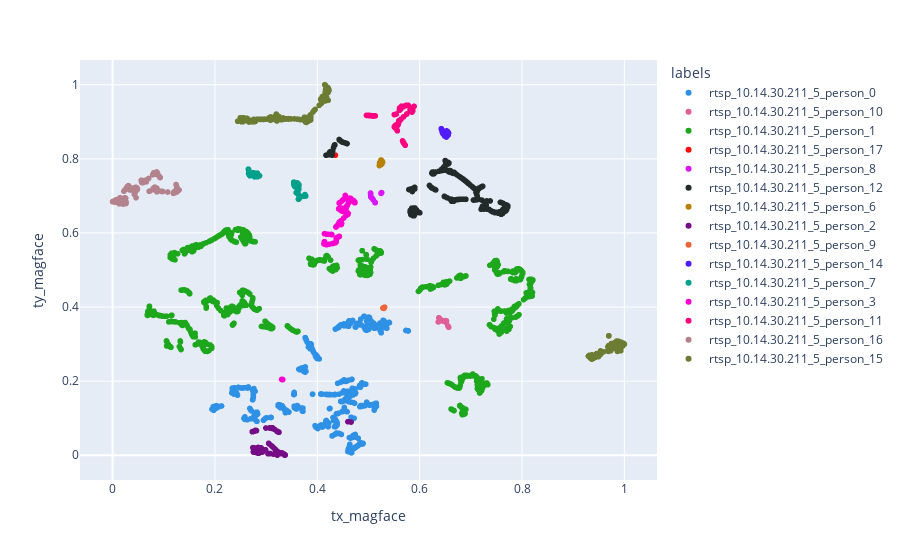

The code cell stored with this chart in its notebook:
### Code cell
fig = px.scatter(df, x="tx_magface", y="ty_magface", color="labels",
                 color_discrete_sequence=px.colors.qualitative.Dark24, hover_data=["path", "labels"])
fig.show()

### Figure 1 — Plotly figure (JSON) as saved in the notebook; plotly's stock layout.template omitted (floating-point values rounded to 4 significant figures; data arrays with more than 128 entries replaced by an {"elided": "..."} marker saying what was removed)
{"data": [{"customdata": {"elided": "553x2 str values"}, "hovertemplate": "labels=%{customdata[1]}<br>tx_magface=%{x}<br>ty_magface=%{y}<br>path=%{customdata[0]}<extra></extra>", "legendgroup": "rtsp_10.14.30.211_5_person_0", "marker": {"color": "#2E91E5", "symbol": "circle"}, "mode": "markers", "name": "rtsp_10.14.30.211_5_person_0", "showlegend": true, "type": "scattergl", "x": {"elided": "553 float values"}, "xaxis": "x", "y": {"elided": "553 float values"}, "yaxis": "y"}, {"customdata": [["/home/chaki/Projects/gods_eye/output/ptz_good_test_2/rtsp_10.14.30.211_5_person_10/1964.jpg", "rtsp_10.14.30.211_5_person_10"], ["/home/chaki/Projects/gods_eye/output/ptz_good_test_2/rtsp_10.14.30.211_5_person_10/1947.jpg", "rtsp_10.14.30.211_5_person_10"], ["/home/chaki/Projects/gods_eye/output/ptz_good_test_2/rtsp_10.14.30.211_5_person_10/1954.jpg", "rtsp_10.14.30.211_5_person_10"], ["/home/chaki/Projects/gods_eye/output/ptz_good_test_2/rtsp_10.14.30.211_5_person_10/1956.jpg", "rtsp_10.14.30.211_5_person_10"], ["/home/chaki/Projects/gods_eye/output/ptz_good_test_2/rtsp_10.14.30.211_5_person_10/1968.jpg", "rtsp_10.14.30.211_5_person_10"], ["/home/chaki/Projects/gods_eye/output/ptz_good_test_2/rtsp_10.14.30.211_5_person_10/1957.jpg", "rtsp_10.14.30.211_5_person_10"], ["/home/chaki/Projects/gods_eye/output/ptz_good_test_2/rtsp_10.14.30.211_5_person_10/1963.jpg", "rtsp_10.14.30.211_5_person_10"], ["/home/chaki/Projects/gods_eye/output/ptz_good_test_2/rtsp_10.14.30.211_5_person_10/1966.jpg", "rtsp_10.14.30.211_5_person_10"], ["/home/chaki/Projects/gods_eye/output/ptz_good_test_2/rtsp_10.14.30.211_5_person_10/1965.jpg", "rtsp_10.14.30.211_5_person_10"], ["/home/chaki/Projects/gods_eye/output/ptz_good_test_2/rtsp_10.14.30.211_5_person_10/1959.jpg", "rtsp_10.14.30.211_5_person_10"], ["/home/chaki/Projects/gods_eye/output/ptz_good_test_2/rtsp_10.14.30.211_5_person_10/1946.jpg", "rtsp_10.14.30.211_5_person_10"], ["/home/chaki/Projects/gods_eye/output/ptz_good_test_2/rtsp_10.14.30.211_5_person_10/1962.jpg", "rtsp_10.14.30.211_5_person_10"], ["/home/chaki/Projects/gods_eye/output/ptz_good_test_2/rtsp_10.14.30.211_5_person_10/1945.jpg", "rtsp_10.14.30.211_5_person_10"], ["/home/chaki/Projects/gods_eye/output/ptz_good_test_2/rtsp_10.14.30.211_5_person_10/1952.jpg", "rtsp_10.14.30.211_5_person_10"], ["/home/chaki/Projects/gods_eye/output/ptz_good_test_2/rtsp_10.14.30.211_5_person_10/1948.jpg", "rtsp_10.14.30.211_5_person_10"], ["/home/chaki/Projects/gods_eye/output/ptz_good_test_2/rtsp_10.14.30.211_5_person_10/1951.jpg", "rtsp_10.14.30.211_5_person_10"], ["/home/chaki/Projects/gods_eye/output/ptz_good_test_2/rtsp_10.14.30.211_5_person_10/1967.jpg", "rtsp_10.14.30.211_5_person_10"], ["/home/chaki/Projects/gods_eye/output/ptz_good_test_2/rtsp_10.14.30.211_5_person_10/1950.jpg", "rtsp_10.14.30.211_5_person_10"], ["/home/chaki/Projects/gods_eye/output/ptz_good_test_2/rtsp_10.14.30.211_5_person_10/1955.jpg", "rtsp_10.14.30.211_5_person_10"], ["/home/chaki/Projects/gods_eye/output/ptz_good_test_2/rtsp_10.14.30.211_5_person_10/1960.jpg", "rtsp_10.14.30.211_5_person_10"], ["/home/chaki/Projects/gods_eye/output/ptz_good_test_2/rtsp_10.14.30.211_5_person_10/1958.jpg", "rtsp_10.14.30.211_5_person_10"], ["/home/chaki/Projects/gods_eye/output/ptz_good_test_2/rtsp_10.14.30.211_5_person_10/1953.jpg", "rtsp_10.14.30.211_5_person_10"], ["/home/chaki/Projects/gods_eye/output/ptz_good_test_2/rtsp_10.14.30.211_5_person_10/1949.jpg", "rtsp_10.14.30.211_5_person_10"], ["/home/chaki/Projects/gods_eye/output/ptz_good_test_2/rtsp_10.14.30.211_5_person_10/1961.jpg", "rtsp_10.14.30.211_5_person_10"]], "hovertemplate": "labels=%{customdata[1]}<br>tx_magface=%{x}<br>ty_magface=%{y}<br>path=%{customdata[0]}<extra></extra>", "legendgroup": "rtsp_10.14.30.211_5_person_10", "marker": {"color": "#E15F99", "symbol": "circle"}, "mode": "markers", "name": "rtsp_10.14.30.211_5_person_10", "showlegend": true, "type": "scattergl", "x": [0.6375, 0.6552, 0.651, 0.6524, 0.6363, 0.6512, 0.6375, 0.6391, 0.6383, 0.643, 0.6563, 0.6379, 0.6566, 0.6446, 0.6515, 0.6438, 0.637, 0.6451, 0.6521, 0.6403, 0.6494, 0.6456, 0.6494, 0.6388], "xaxis": "x", "y": [0.3706, 0.3491, 0.3631, 0.3623, 0.3599, 0.3625, 0.371, 0.3671, 0.3693, 0.3645, 0.3461, 0.3706, 0.3455, 0.3628, 0.3582, 0.3634, 0.3606, 0.3623, 0.3627, 0.3655, 0.3633, 0.3629, 0.362, 0.3684], "yaxis": "y"}, {"customdata": {"elided": "963x2 str values"}, "hovertemplate": "labels=%{customdata[1]}<br>tx_magface=%{x}<br>ty_magface=%{y}<br>path=%{customdata[0]}<extra></extra>", "legendgroup": "rtsp_10.14.30.211_5_person_1", "marker": {"color": "#1CA71C", "symbol": "circle"}, "mode": "markers", "name": "rtsp_10.14.30.211_5_person_1", "showlegend": true, "type": "scattergl", "x": {"elided": "963 float values"}, "xaxis": "x", "y": {"elided": "963 float values"}, "yaxis": "y"}, {"customdata": [["/home/chaki/Projects/gods_eye/output/ptz_good_test_2/rtsp_10.14.30.211_5_person_17/2830.jpg", "rtsp_10.14.30.211_5_person_17"]], "hovertemplate": "labels=%{customdata[1]}<br>tx_magface=%{x}<br>ty_magface=%{y}<br>path=%{customdata[0]}<extra></extra>", "legendgroup": "rtsp_10.14.30.211_5_person_17", "marker": {"color": "#FB0D0D", "symbol": "circle"}, "mode": "markers", "name": "rtsp_10.14.30.211_5_person_17", "showlegend": true, "type": "scattergl", "x": [0.4353], "xaxis": "x", "y": [0.8099], "yaxis": "y"}, {"customdata": [["/home/chaki/Projects/gods_eye/output/ptz_good_test_2/rtsp_10.14.30.211_5_person_8/1929.jpg", "rtsp_10.14.30.211_5_person_8"], ["/home/chaki/Projects/gods_eye/output/ptz_good_test_2/rtsp_10.14.30.211_5_person_8/1926.jpg", "rtsp_10.14.30.211_5_person_8"], ["/home/chaki/Projects/gods_eye/output/ptz_good_test_2/rtsp_10.14.30.211_5_person_8/1914.jpg", "rtsp_10.14.30.211_5_person_8"], ["/home/chaki/Projects/gods_eye/output/ptz_good_test_2/rtsp_10.14.30.211_5_person_8/1915.jpg", "rtsp_10.14.30.211_5_person_8"], ["/home/chaki/Projects/gods_eye/output/ptz_good_test_2/rtsp_10.14.30.211_5_person_8/1931.jpg", "rtsp_10.14.30.211_5_person_8"], ["/home/chaki/Projects/gods_eye/output/ptz_good_test_2/rtsp_10.14.30.211_5_person_8/1933.jpg", "rtsp_10.14.30.211_5_person_8"], ["/home/chaki/Projects/gods_eye/output/ptz_good_test_2/rtsp_10.14.30.211_5_person_8/1923.jpg", "rtsp_10.14.30.211_5_person_8"], ["/home/chaki/Projects/gods_eye/output/ptz_good_test_2/rtsp_10.14.30.211_5_person_8/1921.jpg", "rtsp_10.14.30.211_5_person_8"], ["/home/chaki/Projects/gods_eye/output/ptz_good_test_2/rtsp_10.14.30.211_5_person_8/1918.jpg", "rtsp_10.14.30.211_5_person_8"], ["/home/chaki/Projects/gods_eye/output/ptz_good_test_2/rtsp_10.14.30.211_5_person_8/1916.jpg", "rtsp_10.14.30.211_5_person_8"], ["/home/chaki/Projects/gods_eye/output/ptz_good_test_2/rtsp_10.14.30.211_5_person_8/1919.jpg", "rtsp_10.14.30.211_5_person_8"], ["/home/chaki/Projects/gods_eye/output/ptz_good_test_2/rtsp_10.14.30.211_5_person_8/1913.jpg", "rtsp_10.14.30.211_5_person_8"], ["/home/chaki/Projects/gods_eye/output/ptz_good_test_2/rtsp_10.14.30.211_5_person_8/1927.jpg", "rtsp_10.14.30.211_5_person_8"], ["/home/chaki/Projects/gods_eye/output/ptz_good_test_2/rtsp_10.14.30.211_5_person_8/1917.jpg", "rtsp_10.14.30.211_5_person_8"], ["/home/chaki/Projects/gods_eye/output/ptz_good_test_2/rtsp_10.14.30.211_5_person_8/1925.jpg", "rtsp_10.14.30.211_5_person_8"], ["/home/chaki/Projects/gods_eye/output/ptz_good_test_2/rtsp_10.14.30.211_5_person_8/1924.jpg", "rtsp_10.14.30.211_5_person_8"], ["/home/chaki/Projects/gods_eye/output/ptz_good_test_2/rtsp_10.14.30.211_5_person_8/1928.jpg", "rtsp_10.14.30.211_5_person_8"], ["/home/chaki/Projects/gods_eye/output/ptz_good_test_2/rtsp_10.14.30.211_5_person_8/1920.jpg", "rtsp_10.14.30.211_5_person_8"], ["/home/chaki/Projects/gods_eye/output/ptz_good_test_2/rtsp_10.14.30.211_5_person_8/1922.jpg", "rtsp_10.14.30.211_5_person_8"], ["/home/chaki/Projects/gods_eye/output/ptz_good_test_2/rtsp_10.14.30.211_5_person_8/1932.jpg", "rtsp_10.14.30.211_5_person_8"], ["/home/chaki/Projects/gods_eye/output/ptz_good_test_2/rtsp_10.14.30.211_5_person_8/1934.jpg", "rtsp_10.14.30.211_5_person_8"], ["/home/chaki/Projects/gods_eye/output/ptz_good_test_2/rtsp_10.14.30.211_5_person_8/1930.jpg", "rtsp_10.14.30.211_5_person_8"]], "hovertemplate": "labels=%{customdata[1]}<br>tx_magface=%{x}<br>ty_magface=%{y}<br>path=%{customdata[0]}<extra></extra>", "legendgroup": "rtsp_10.14.30.211_5_person_8", "marker": {"color": "#DA16FF", "symbol": "circle"}, "mode": "markers", "name": "rtsp_10.14.30.211_5_person_8", "showlegend": true, "type": "scattergl", "x": [0.5048, 0.5076, 0.5254, 0.5251, 0.5044, 0.5041, 0.5126, 0.5131, 0.5245, 0.5249, 0.5131, 0.5256, 0.5065, 0.5245, 0.5081, 0.509, 0.5053, 0.5132, 0.513, 0.5043, 0.504, 0.5046], "xaxis": "x", "y": [0.6969, 0.6927, 0.7087, 0.7083, 0.6982, 0.7056, 0.6827, 0.682, 0.7069, 0.7076, 0.682, 0.7088, 0.6943, 0.7071, 0.6917, 0.6898, 0.6964, 0.6819, 0.6818, 0.6993, 0.7076, 0.6974], "yaxis": "y"}, {"customdata": {"elided": "274x2 str values"}, "hovertemplate": "labels=%{customdata[1]}<br>tx_magface=%{x}<br>ty_magface=%{y}<br>path=%{customdata[0]}<extra></extra>", "legendgroup": "rtsp_10.14.30.211_5_person_12", "marker": {"color": "#222A2A", "symbol": "circle"}, "mode": "markers", "name": "rtsp_10.14.30.211_5_person_12", "showlegend": true, "type": "scattergl", "x": {"elided": "274 float values"}, "xaxis": "x", "y": {"elided": "274 float values"}, "yaxis": "y"}, {"customdata": [["/home/chaki/Projects/gods_eye/output/ptz_good_test_2/rtsp_10.14.30.211_5_person_6/1827.jpg", "rtsp_10.14.30.211_5_person_6"], ["/home/chaki/Projects/gods_eye/output/ptz_good_test_2/rtsp_10.14.30.211_5_person_6/1820.jpg", "rtsp_10.14.30.211_5_person_6"], ["/home/chaki/Projects/gods_eye/output/ptz_good_test_2/rtsp_10.14.30.211_5_person_6/1836.jpg", "rtsp_10.14.30.211_5_person_6"], ["/home/chaki/Projects/gods_eye/output/ptz_good_test_2/rtsp_10.14.30.211_5_person_6/1823.jpg", "rtsp_10.14.30.211_5_person_6"], ["/home/chaki/Projects/gods_eye/output/ptz_good_test_2/rtsp_10.14.30.211_5_person_6/1829.jpg", "rtsp_10.14.30.211_5_person_6"], ["/home/chaki/Projects/gods_eye/output/ptz_good_test_2/rtsp_10.14.30.211_5_person_6/1826.jpg", "rtsp_10.14.30.211_5_person_6"], ["/home/chaki/Projects/gods_eye/output/ptz_good_test_2/rtsp_10.14.30.211_5_person_6/1834.jpg", "rtsp_10.14.30.211_5_person_6"], ["/home/chaki/Projects/gods_eye/output/ptz_good_test_2/rtsp_10.14.30.211_5_person_6/1830.jpg", "rtsp_10.14.30.211_5_person_6"], ["/home/chaki/Projects/gods_eye/output/ptz_good_test_2/rtsp_10.14.30.211_5_person_6/1825.jpg", "rtsp_10.14.30.211_5_person_6"], ["/home/chaki/Projects/gods_eye/output/ptz_good_test_2/rtsp_10.14.30.211_5_person_6/1822.jpg", "rtsp_10.14.30.211_5_person_6"], ["/home/chaki/Projects/gods_eye/output/ptz_good_test_2/rtsp_10.14.30.211_5_person_6/1832.jpg", "rtsp_10.14.30.211_5_person_6"], ["/home/chaki/Projects/gods_eye/output/ptz_good_test_2/rtsp_10.14.30.211_5_person_6/1833.jpg", "rtsp_10.14.30.211_5_person_6"], ["/home/chaki/Projects/gods_eye/output/ptz_good_test_2/rtsp_10.14.30.211_5_person_6/1831.jpg", "rtsp_10.14.30.211_5_person_6"], ["/home/chaki/Projects/gods_eye/output/ptz_good_test_2/rtsp_10.14.30.211_5_person_6/1835.jpg", "rtsp_10.14.30.211_5_person_6"], ["/home/chaki/Projects/gods_eye/output/ptz_good_test_2/rtsp_10.14.30.211_5_person_6/1828.jpg", "rtsp_10.14.30.211_5_person_6"], ["/home/chaki/Projects/gods_eye/output/ptz_good_test_2/rtsp_10.14.30.211_5_person_6/1837.jpg", "rtsp_10.14.30.211_5_person_6"], ["/home/chaki/Projects/gods_eye/output/ptz_good_test_2/rtsp_10.14.30.211_5_person_6/1821.jpg", "rtsp_10.14.30.211_5_person_6"], ["/home/chaki/Projects/gods_eye/output/ptz_good_test_2/rtsp_10.14.30.211_5_person_6/1824.jpg", "rtsp_10.14.30.211_5_person_6"]], "hovertemplate": "labels=%{customdata[1]}<br>tx_magface=%{x}<br>ty_magface=%{y}<br>path=%{customdata[0]}<extra></extra>", "legendgroup": "rtsp_10.14.30.211_5_person_6", "marker": {"color": "#B68100", "symbol": "circle"}, "mode": "markers", "name": "rtsp_10.14.30.211_5_person_6", "showlegend": true, "type": "scattergl", "x": [0.522, 0.5246, 0.5246, 0.5239, 0.5217, 0.5219, 0.5258, 0.5212, 0.522, 0.5246, 0.5274, 0.5269, 0.5263, 0.525, 0.5221, 0.5244, 0.5251, 0.5217], "xaxis": "x", "y": [0.7896, 0.7843, 0.7964, 0.7877, 0.7842, 0.7895, 0.7948, 0.7818, 0.7892, 0.7867, 0.7908, 0.7934, 0.7869, 0.7963, 0.788, 0.7968, 0.7853, 0.7883], "yaxis": "y"}, {"customdata": {"elided": "84x2 str values"}, "hovertemplate": "labels=%{customdata[1]}<br>tx_magface=%{x}<br>ty_magface=%{y}<br>path=%{customdata[0]}<extra></extra>", "legendgroup": "rtsp_10.14.30.211_5_person_2", "marker": {"color": "#750D86", "symbol": "circle"}, "mode": "markers", "name": "rtsp_10.14.30.211_5_person_2", "showlegend": true, "type": "scattergl", "x": [0.2788, 0.3085, 0.2799, 0.3075, 0.2802, 0.2864, 0.2996, 0.2737, 0.2816, 0.3132, 0.2741, 0.2772, 0.3206, 0.3143, 0.2786, 0.324, 0.3129, 0.2761, 0.3091, 0.4598, 0.3168, 0.2771, 0.3263, 0.3076, 0.2902, 0.3213, 0.283, 0.3364, 0.3078, 0.2846, 0.2811, 0.284, 0.3187, 0.2809, 0.2891, 0.3043, 0.3212, 0.3047, 0.305, 0.322, 0.2751, 0.2848, 0.3323, 0.3128, 0.3218, 0.3321, 0.3062, 0.3306, 0.2804, 0.2807, 0.3107, 0.3305, 0.3224, 0.2925, 0.273, 0.3288, 0.2928, 0.2754, 0.3337, 0.336, 0.466, 0.2789, 0.3184, 0.3315, 0.3072, 0.3036, 0.2869, 0.3246, 0.3222, 0.3167, 0.291, 0.3374, 0.3298, 0.273, 0.3251, 0.2988, 0.3079, 0.3276, 0.3066, 0.2743, 0.3223, 0.3194, 0.2743, 0.2769], "xaxis": "x", "y": [0.007696, 0.07405, 0.06604, 0.07414, 0.01814, 0.005952, 0.07346, 0.06384, 0.007964, 0.02199, 0.02035, 0.06508, 0.01169, 0.003034, 0.01895, 0.06288, 0.07372, 0.008676, 0.07394, 0.09055, 0.0695, 0.008474, 0.00408, 0.07429, 0.02004, 0.0652, 0.006031, 0, 0.004492, 0.005685, 0.06667, 0.021, 0.003152, 0.06629, 0.007707, 0.00434, 0.06444, 0.004475, 0.03213, 0.01044, 0.009239, 0.02081, 0.004023, 0.07182, 0.0002646, 0.004562, 0.03034, 0.004572, 0.06646, 0.0663, 0.02534, 0.005999, 0.06336, 0.008791, 0.06358, 0.006519, 0.008698, 0.008451, 0.003949, 0.002535, 0.08955, 0.06711, 0.01504, 0.006147, 0.07336, 0.003971, 0.02, 0.06256, 0.004642, 0.01752, 0.008452, 0.0007158, 0.006434, 0.06354, 0.0619, 0.01476, 0.004569, 0.006887, 0.004338, 0.02047, 0.002558, 0.01255, 0.06388, 0.0199], "yaxis": "y"}, {"customdata": [["/home/chaki/Projects/gods_eye/output/ptz_good_test_2/rtsp_10.14.30.211_5_person_9/1939.jpg", "rtsp_10.14.30.211_5_person_9"], ["/home/chaki/Projects/gods_eye/output/ptz_good_test_2/rtsp_10.14.30.211_5_person_9/1937.jpg", "rtsp_10.14.30.211_5_person_9"], ["/home/chaki/Projects/gods_eye/output/ptz_good_test_2/rtsp_10.14.30.211_5_person_9/1936.jpg", "rtsp_10.14.30.211_5_person_9"], ["/home/chaki/Projects/gods_eye/output/ptz_good_test_2/rtsp_10.14.30.211_5_person_9/1935.jpg", "rtsp_10.14.30.211_5_person_9"], ["/home/chaki/Projects/gods_eye/output/ptz_good_test_2/rtsp_10.14.30.211_5_person_9/1941.jpg", "rtsp_10.14.30.211_5_person_9"], ["/home/chaki/Projects/gods_eye/output/ptz_good_test_2/rtsp_10.14.30.211_5_person_9/1942.jpg", "rtsp_10.14.30.211_5_person_9"], ["/home/chaki/Projects/gods_eye/output/ptz_good_test_2/rtsp_10.14.30.211_5_person_9/1938.jpg", "rtsp_10.14.30.211_5_person_9"], ["/home/chaki/Projects/gods_eye/output/ptz_good_test_2/rtsp_10.14.30.211_5_person_9/1940.jpg", "rtsp_10.14.30.211_5_person_9"], ["/home/chaki/Projects/gods_eye/output/ptz_good_test_2/rtsp_10.14.30.211_5_person_9/1943.jpg", "rtsp_10.14.30.211_5_person_9"], ["/home/chaki/Projects/gods_eye/output/ptz_good_test_2/rtsp_10.14.30.211_5_person_9/1944.jpg", "rtsp_10.14.30.211_5_person_9"]], "hovertemplate": "labels=%{customdata[1]}<br>tx_magface=%{x}<br>ty_magface=%{y}<br>path=%{customdata[0]}<extra></extra>", "legendgroup": "rtsp_10.14.30.211_5_person_9", "marker": {"color": "#EB663B", "symbol": "circle"}, "mode": "markers", "name": "rtsp_10.14.30.211_5_person_9", "showlegend": true, "type": "scattergl", "x": [0.5283, 0.5287, 0.5308, 0.5316, 0.5286, 0.5289, 0.5284, 0.5283, 0.5286, 0.5302], "xaxis": "x", "y": [0.3971, 0.3976, 0.3991, 0.3998, 0.3971, 0.3973, 0.3973, 0.3973, 0.3969, 0.3964], "yaxis": "y"}, {"customdata": [["/home/chaki/Projects/gods_eye/output/ptz_good_test_2/rtsp_10.14.30.211_5_person_14/2349.jpg", "rtsp_10.14.30.211_5_person_14"], ["/home/chaki/Projects/gods_eye/output/ptz_good_test_2/rtsp_10.14.30.211_5_person_14/2342.jpg", "rtsp_10.14.30.211_5_person_14"], ["/home/chaki/Projects/gods_eye/output/ptz_good_test_2/rtsp_10.14.30.211_5_person_14/2343.jpg", "rtsp_10.14.30.211_5_person_14"], ["/home/chaki/Projects/gods_eye/output/ptz_good_test_2/rtsp_10.14.30.211_5_person_14/2340.jpg", "rtsp_10.14.30.211_5_person_14"], ["/home/chaki/Projects/gods_eye/output/ptz_good_test_2/rtsp_10.14.30.211_5_person_14/2348.jpg", "rtsp_10.14.30.211_5_person_14"], ["/home/chaki/Projects/gods_eye/output/ptz_good_test_2/rtsp_10.14.30.211_5_person_14/2345.jpg", "rtsp_10.14.30.211_5_person_14"], ["/home/chaki/Projects/gods_eye/output/ptz_good_test_2/rtsp_10.14.30.211_5_person_14/2344.jpg", "rtsp_10.14.30.211_5_person_14"], ["/home/chaki/Projects/gods_eye/output/ptz_good_test_2/rtsp_10.14.30.211_5_person_14/2332.jpg", "rtsp_10.14.30.211_5_person_14"], ["/home/chaki/Projects/gods_eye/output/ptz_good_test_2/rtsp_10.14.30.211_5_person_14/2333.jpg", "rtsp_10.14.30.211_5_person_14"], ["/home/chaki/Projects/gods_eye/output/ptz_good_test_2/rtsp_10.14.30.211_5_person_14/2338.jpg", "rtsp_10.14.30.211_5_person_14"], ["/home/chaki/Projects/gods_eye/output/ptz_good_test_2/rtsp_10.14.30.211_5_person_14/2352.jpg", "rtsp_10.14.30.211_5_person_14"], ["/home/chaki/Projects/gods_eye/output/ptz_good_test_2/rtsp_10.14.30.211_5_person_14/2337.jpg", "rtsp_10.14.30.211_5_person_14"], ["/home/chaki/Projects/gods_eye/output/ptz_good_test_2/rtsp_10.14.30.211_5_person_14/2346.jpg", "rtsp_10.14.30.211_5_person_14"], ["/home/chaki/Projects/gods_eye/output/ptz_good_test_2/rtsp_10.14.30.211_5_person_14/2351.jpg", "rtsp_10.14.30.211_5_person_14"], ["/home/chaki/Projects/gods_eye/output/ptz_good_test_2/rtsp_10.14.30.211_5_person_14/2335.jpg", "rtsp_10.14.30.211_5_person_14"], ["/home/chaki/Projects/gods_eye/output/ptz_good_test_2/rtsp_10.14.30.211_5_person_14/2341.jpg", "rtsp_10.14.30.211_5_person_14"], ["/home/chaki/Projects/gods_eye/output/ptz_good_test_2/rtsp_10.14.30.211_5_person_14/2331.jpg", "rtsp_10.14.30.211_5_person_14"], ["/home/chaki/Projects/gods_eye/output/ptz_good_test_2/rtsp_10.14.30.211_5_person_14/2336.jpg", "rtsp_10.14.30.211_5_person_14"], ["/home/chaki/Projects/gods_eye/output/ptz_good_test_2/rtsp_10.14.30.211_5_person_14/2330.jpg", "rtsp_10.14.30.211_5_person_14"], ["/home/chaki/Projects/gods_eye/output/ptz_good_test_2/rtsp_10.14.30.211_5_person_14/2329.jpg", "rtsp_10.14.30.211_5_person_14"], ["/home/chaki/Projects/gods_eye/output/ptz_good_test_2/rtsp_10.14.30.211_5_person_14/2334.jpg", "rtsp_10.14.30.211_5_person_14"], ["/home/chaki/Projects/gods_eye/output/ptz_good_test_2/rtsp_10.14.30.211_5_person_14/2347.jpg", "rtsp_10.14.30.211_5_person_14"], ["/home/chaki/Projects/gods_eye/output/ptz_good_test_2/rtsp_10.14.30.211_5_person_14/2339.jpg", "rtsp_10.14.30.211_5_person_14"], ["/home/chaki/Projects/gods_eye/output/ptz_good_test_2/rtsp_10.14.30.211_5_person_14/2350.jpg", "rtsp_10.14.30.211_5_person_14"], ["/home/chaki/Projects/gods_eye/output/ptz_good_test_2/rtsp_10.14.30.211_5_person_14/2353.jpg", "rtsp_10.14.30.211_5_person_14"]], "hovertemplate": "labels=%{customdata[1]}<br>tx_magface=%{x}<br>ty_magface=%{y}<br>path=%{customdata[0]}<extra></extra>", "legendgroup": "rtsp_10.14.30.211_5_person_14", "marker": {"color": "#511CFB", "symbol": "circle"}, "mode": "markers", "name": "rtsp_10.14.30.211_5_person_14", "showlegend": true, "type": "scattergl", "x": [0.6422, 0.6455, 0.6452, 0.649, 0.6425, 0.6446, 0.6451, 0.6549, 0.6564, 0.651, 0.6488, 0.6527, 0.6437, 0.6453, 0.6546, 0.6473, 0.6541, 0.6555, 0.6547, 0.6527, 0.6546, 0.6433, 0.6498, 0.6436, 0.6522], "xaxis": "x", "y": [0.8813, 0.8684, 0.8692, 0.8635, 0.8804, 0.8703, 0.8696, 0.8708, 0.8699, 0.8622, 0.8615, 0.8613, 0.8737, 0.8722, 0.8651, 0.8654, 0.8721, 0.8639, 0.8735, 0.8754, 0.8676, 0.8776, 0.8628, 0.8787, 0.8589], "yaxis": "y"}, {"customdata": {"elided": "75x2 str values"}, "hovertemplate": "labels=%{customdata[1]}<br>tx_magface=%{x}<br>ty_magface=%{y}<br>path=%{customdata[0]}<extra></extra>", "legendgroup": "rtsp_10.14.30.211_5_person_7", "marker": {"color": "#00A08B", "symbol": "circle"}, "mode": "markers", "name": "rtsp_10.14.30.211_5_person_7", "showlegend": true, "type": "scattergl", "x": [0.3639, 0.3609, 0.2831, 0.3638, 0.2684, 0.3609, 0.3544, 0.2814, 0.2695, 0.2828, 0.3633, 0.2657, 0.2835, 0.3599, 0.3604, 0.3606, 0.3636, 0.3757, 0.3627, 0.3773, 0.2738, 0.2659, 0.3564, 0.3617, 0.2755, 0.3629, 0.3613, 0.362, 0.2821, 0.3543, 0.2835, 0.3739, 0.2772, 0.3598, 0.2732, 0.3611, 0.354, 0.2871, 0.3732, 0.2653, 0.3653, 0.356, 0.3633, 0.3643, 0.3746, 0.3633, 0.2692, 0.3602, 0.3641, 0.271, 0.3609, 0.2727, 0.28, 0.2821, 0.3758, 0.2666, 0.2661, 0.2837, 0.3621, 0.2793, 0.3598, 0.3614, 0.2827, 0.356, 0.362, 0.3586, 0.3549, 0.2816, 0.3634, 0.2773, 0.3622, 0.2715, 0.3632, 0.2753, 0.2671], "xaxis": "x", "y": [0.7192, 0.7327, 0.7538, 0.7303, 0.7541, 0.7092, 0.7339, 0.7516, 0.7563, 0.7614, 0.7031, 0.7606, 0.7584, 0.727, 0.735, 0.7344, 0.6916, 0.6996, 0.7264, 0.6996, 0.7612, 0.7705, 0.7293, 0.7088, 0.7545, 0.732, 0.7347, 0.7115, 0.7564, 0.7308, 0.7517, 0.6995, 0.7581, 0.7088, 0.7593, 0.7132, 0.7372, 0.7543, 0.6999, 0.7721, 0.6937, 0.725, 0.6911, 0.6945, 0.7016, 0.6911, 0.7569, 0.7085, 0.7285, 0.7575, 0.7325, 0.7617, 0.7614, 0.7536, 0.7036, 0.7582, 0.7627, 0.756, 0.7101, 0.7535, 0.7293, 0.7155, 0.76, 0.7263, 0.7051, 0.7089, 0.7279, 0.7588, 0.7178, 0.7515, 0.7334, 0.7559, 0.691, 0.7625, 0.7568], "yaxis": "y"}, {"customdata": {"elided": "103x2 str values"}, "hovertemplate": "labels=%{customdata[1]}<br>tx_magface=%{x}<br>ty_magface=%{y}<br>path=%{customdata[0]}<extra></extra>", "legendgroup": "rtsp_10.14.30.211_5_person_3", "marker": {"color": "#FB00D1", "symbol": "circle"}, "mode": "markers", "name": "rtsp_10.14.30.211_5_person_3", "showlegend": true, "type": "scattergl", "x": [0.4363, 0.4436, 0.4548, 0.4393, 0.4617, 0.4717, 0.4364, 0.448, 0.4467, 0.4505, 0.443, 0.4641, 0.4379, 0.4731, 0.4589, 0.4501, 0.4136, 0.4167, 0.4412, 0.4466, 0.4533, 0.4182, 0.4522, 0.4727, 0.4626, 0.4496, 0.4574, 0.4274, 0.442, 0.4129, 0.4353, 0.461, 0.414, 0.4369, 0.4377, 0.4409, 0.466, 0.437, 0.4426, 0.4562, 0.448, 0.441, 0.4517, 0.4436, 0.4735, 0.4209, 0.4639, 0.4427, 0.3322, 0.4467, 0.443, 0.4672, 0.4423, 0.4226, 0.4407, 0.4369, 0.4506, 0.4435, 0.4383, 0.4369, 0.4559, 0.4567, 0.4473, 0.4734, 0.4536, 0.4534, 0.4585, 0.4601, 0.4417, 0.4561, 0.4456, 0.4468, 0.414, 0.4506, 0.414, 0.4136, 0.4472, 0.4427, 0.459, 0.4324, 0.3324, 0.4569, 0.4588, 0.443, 0.4597, 0.3319, 0.4463, 0.4283, 0.471, 0.4159, 0.4439, 0.4575, 0.4582, 0.4293, 0.447, 0.4539, 0.4417, 0.4369, 0.4355, 0.4279, 0.4372, 0.3303, 0.4546], "xaxis": "x", "y": [0.5751, 0.6821, 0.7005, 0.5884, 0.6832, 0.6839, 0.6159, 0.6862, 0.6266, 0.6897, 0.5907, 0.6939, 0.6184, 0.6837, 0.6538, 0.6893, 0.57, 0.5971, 0.6234, 0.6254, 0.6935, 0.5685, 0.658, 0.6819, 0.694, 0.6589, 0.6721, 0.596, 0.6655, 0.5706, 0.5736, 0.681, 0.5766, 0.5814, 0.587, 0.6216, 0.6926, 0.5761, 0.6283, 0.6929, 0.6591, 0.624, 0.6403, 0.6298, 0.682, 0.5965, 0.687, 0.6806, 0.2043, 0.66, 0.6646, 0.6883, 0.5901, 0.5692, 0.589, 0.5765, 0.6668, 0.6238, 0.5877, 0.58, 0.6566, 0.6689, 0.6258, 0.6816, 0.6921, 0.6576, 0.6493, 0.6529, 0.6652, 0.6469, 0.6611, 0.6228, 0.5762, 0.6583, 0.5981, 0.5745, 0.6668, 0.6805, 0.6511, 0.5726, 0.2042, 0.6702, 0.675, 0.6805, 0.6502, 0.2044, 0.6327, 0.5954, 0.6874, 0.569, 0.6292, 0.6563, 0.6551, 0.5713, 0.627, 0.6672, 0.6242, 0.585, 0.5745, 0.5958, 0.6173, 0.2047, 0.7013], "yaxis": "y"}, {"customdata": {"elided": "86x2 str values"}, "hovertemplate": "labels=%{customdata[1]}<br>tx_magface=%{x}<br>ty_magface=%{y}<br>path=%{customdata[0]}<extra></extra>", "legendgroup": "rtsp_10.14.30.211_5_person_11", "marker": {"color": "#FC0080", "symbol": "circle"}, "mode": "markers", "name": "rtsp_10.14.30.211_5_person_11", "showlegend": true, "type": "scattergl", "x": [0.5094, 0.553, 0.585, 0.5057, 0.5683, 0.5592, 0.5594, 0.512, 0.5688, 0.5743, 0.5664, 0.5879, 0.5089, 0.56, 0.5631, 0.5845, 0.5608, 0.5858, 0.5646, 0.5816, 0.558, 0.5535, 0.5684, 0.5748, 0.5552, 0.5083, 0.5775, 0.5564, 0.5683, 0.5705, 0.5605, 0.5607, 0.555, 0.5613, 0.585, 0.5724, 0.5813, 0.5594, 0.5542, 0.5505, 0.5522, 0.5504, 0.5734, 0.5827, 0.5001, 0.5039, 0.5885, 0.5693, 0.5556, 0.5636, 0.5891, 0.5634, 0.5813, 0.5695, 0.5544, 0.5525, 0.5717, 0.5582, 0.5509, 0.5674, 0.5833, 0.4961, 0.5031, 0.5845, 0.5051, 0.4969, 0.507, 0.5087, 0.5133, 0.553, 0.551, 0.5686, 0.5855, 0.5524, 0.5817, 0.5665, 0.5587, 0.5684, 0.5686, 0.5594, 0.5617, 0.5014, 0.5865, 0.5681, 0.4987, 0.5682], "xaxis": "x", "y": [0.9157, 0.8912, 0.9286, 0.9164, 0.8438, 0.9028, 0.9004, 0.916, 0.8428, 0.9447, 0.9415, 0.9399, 0.9155, 0.9034, 0.9347, 0.9313, 0.9373, 0.9376, 0.9421, 0.9336, 0.8959, 0.8869, 0.9409, 0.9211, 0.8859, 0.9157, 0.9449, 0.8758, 0.8439, 0.8391, 0.9324, 0.9315, 0.8874, 0.9322, 0.9262, 0.9436, 0.9331, 0.9022, 0.8811, 0.9194, 0.8837, 0.8862, 0.9444, 0.9305, 0.9171, 0.9167, 0.9411, 0.8416, 0.8918, 0.9072, 0.9417, 0.9403, 0.9319, 0.9418, 0.921, 0.8829, 0.8366, 0.8928, 0.8875, 0.8461, 0.935, 0.9174, 0.9167, 0.9273, 0.9166, 0.9174, 0.9161, 0.9155, 0.916, 0.887, 0.8878, 0.9133, 0.9366, 0.8854, 0.9317, 0.8485, 0.8972, 0.8437, 0.9411, 0.9016, 0.9038, 0.9169, 0.9298, 0.8445, 0.9172, 0.9409], "yaxis": "y"}, {"customdata": {"elided": "135x2 str values"}, "hovertemplate": "labels=%{customdata[1]}<br>tx_magface=%{x}<br>ty_magface=%{y}<br>path=%{customdata[0]}<extra></extra>", "legendgroup": "rtsp_10.14.30.211_5_person_16", "marker": {"color": "#B2828D", "symbol": "circle"}, "mode": "markers", "name": "rtsp_10.14.30.211_5_person_16", "showlegend": true, "type": "scattergl", "x": {"elided": "135 float values"}, "xaxis": "x", "y": {"elided": "135 float values"}, "yaxis": "y"}, {"customdata": {"elided": "232x2 str values"}, "hovertemplate": "labels=%{customdata[1]}<br>tx_magface=%{x}<br>ty_magface=%{y}<br>path=%{customdata[0]}<extra></extra>", "legendgroup": "rtsp_10.14.30.211_5_person_15", "marker": {"color": "#6C7C32", "symbol": "circle"}, "mode": "markers", "name": "rtsp_10.14.30.211_5_person_15", "showlegend": true, "type": "scattergl", "x": {"elided": "232 float values"}, "xaxis": "x", "y": {"elided": "232 float values"}, "yaxis": "y"}], "layout": {"legend": {"title": {"text": "labels"}, "tracegroupgap": 0}, "margin": {"t": 60}, "xaxis": {"anchor": "y", "domain": [0, 1], "title": {"text": "tx_magface"}}, "yaxis": {"anchor": "x", "domain": [0, 1], "title": {"text": "ty_magface"}}}}
